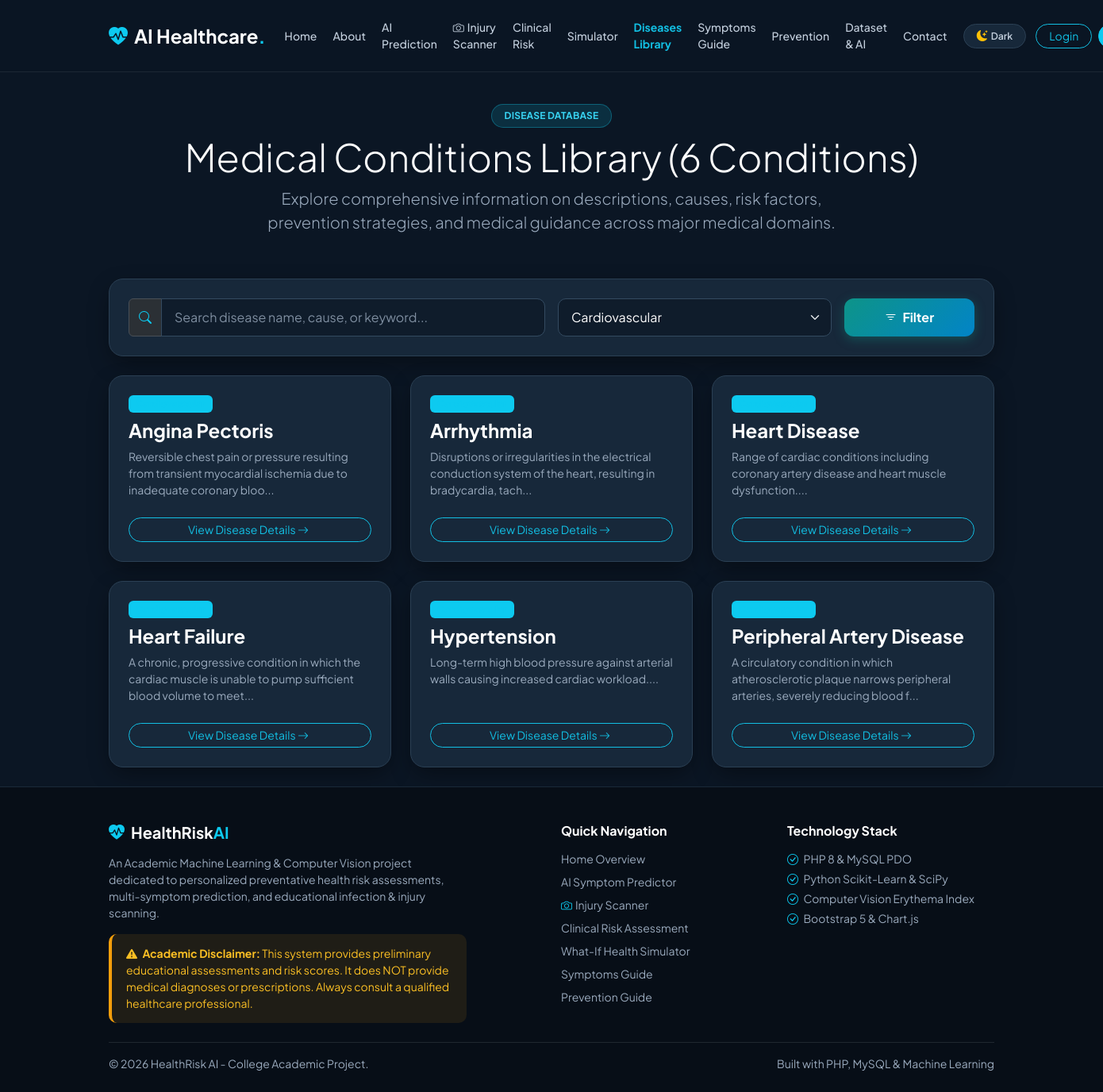
The page /diseases.php?category=Cardiovascular on the database its author committed.
### tables this page shows
CREATE TABLE `diseases` (
  `id` INT AUTO_INCREMENT PRIMARY KEY,
  `name` VARCHAR(100) NOT NULL UNIQUE,
  `category` VARCHAR(100) NOT NULL,
  `short_description` TEXT NOT NULL,
  `causes` TEXT NOT NULL,
  `risk_factors` TEXT NOT NULL,
  `prevention` TEXT NOT NULL,
  `management` TEXT NOT NULL,
  `when_to_seek_care` TEXT NOT NULL,
  INDEX `idx_diseases_category` (`category`),
  INDEX `idx_diseases_name` (`name`)
);

### includes/functions.php (called while the page is built, shortened)
<?php
function sanitize($data) {
    return htmlspecialchars(trim($data), ENT_QUOTES, 'UTF-8');
}

### diseases.php (the view, shortened to what this page needs)
<?php
require_once __DIR__ . '/includes/header.php';
require_once __DIR__ . '/includes/functions.php';
$pdo = get_db_connection();
$search = isset($_GET['search']) ? trim($_GET['search']) : '';
$category = isset($_GET['category']) ? trim($_GET['category']) : '';
$diseases = [];
$categories = [];
if ($pdo) {
    try {
        $cat_stmt = $pdo->query("SELECT DISTINCT category FROM diseases ORDER BY category ASC");
        $categories = $cat_stmt->fetchAll(PDO::FETCH_COLUMN);
        $sql = "SELECT * FROM diseases WHERE 1=1";
        $params = [];
        if ($category !== '') {
            $sql .= " AND category = ?";
            $params[] = $category;
        }
        $sql .= " ORDER BY name ASC";
        $stmt = $pdo->prepare($sql);
        $stmt->execute($params);
        $diseases = $stmt->fetchAll();
    } catch (PDOException $e) {
        $diseases = [];
    }
}
?>
<div class="row py-3">
    <div class="col-lg-12 text-center mb-4">
        <span class="badge hero-badge px-3 py-2 rounded-pill fw-bold mb-2">DISEASE DATABASE</span>
        <h1 class="display-5 fw-extrabold mb-2">Medical Conditions Library (<?= count($diseases) ?> Conditions)</h1>
        <p class="lead text-muted mx-auto" style="max-width: 750px;">
            Explore comprehensive information on descriptions, causes, risk factors, prevention strategies, and medical guidance across major medical domains.
        </p>
    </div>
</div>
<div class="card-custom p-4 mb-4">
    <form method="GET" action="diseases.php" class="row g-3 align-items-center">
        <div class="col-md-6">
            <div class="input-group">
                <span class="input-group-text bg-card-subtle text-info border"><i class="bi bi-search"></i></span>
                <input type="text" name="search" class="form-control" placeholder="Search disease name, cause, or keyword..." value="<?= sanitize($search) ?>">
            </div>
        </div>
        <div class="col-md-4">
            <select name="category" class="form-select">
                <?php foreach ($categories as $cat): ?>
                    <option value="<?= sanitize($cat) ?>" <?= $category === $cat ? 'selected' : '' ?>><?= sanitize($cat) ?></option>
                <?php endforeach; ?>
            </select>
        </div>
        <div class="col-md-2">
            <button type="submit" class="btn btn-primary-custom w-100"><i class="bi bi-filter me-1"></i> Filter</button>
        </div>
    </form>
</div>
<div class="row g-4">
    <?php if (!empty($diseases)): ?>
        <?php foreach ($diseases as $d): ?>
            <div class="col-md-6 col-lg-4">
                <div class="card-custom p-4 h-100 d-flex flex-column justify-content-between">
                    <div>
                        <div class="d-flex justify-content-between align-items-start mb-2">
                            <span class="badge bg-info bg-opacity-20 text-info border border-info border-opacity-25"><?= sanitize($d['category']) ?></span>
                        </div>
                        <h4 class="fw-bold mb-2"><?= sanitize($d['name']) ?></h4>
                        <p class="small text-muted mb-3" style="min-height: 60px;">
                            <?= sanitize(substr($d['short_description'], 0, 110)) ?>...
                        </p>
                    </div>
                    <a href="disease_detail.php?id=<?= $d['id'] ?>" class="btn btn-outline-info rounded-pill btn-sm w-100 mt-2">
                        View Disease Details <i class="bi bi-arrow-right me-1"></i>
                    </a>
                </div>
            </div>
        <?php endforeach; ?>
    <?php endif; ?>
</div>
<?php
require_once __DIR__ . '/includes/footer.php';
?>

### assets/css/style.css (style rules this page uses)
:root, [data-theme="dark"], [data-bs-theme="dark"] { --accent-primary: #12bfe3; --accent-primary-hover: #0aa6c5; --accent-secondary: #0d9488; --accent-secondary-hover: #0f766e; --accent-teal: #0d9488; --accent-teal-hover: #0f766e; --accent-cyan: #12bfe3; --accent-cyan-hover: #0aa6c5; --accent-blue: #0284c7; --accent-amber: #f59e0b; --accent-rose: #f43f5e; --accent-green: #10b981; --color-danger: #ef4444; --color-warning: #f59e0b; --color-success: #10b981; --color-info: #12bfe3; --accent: #12bfe3; --accent-dark: #0aa6c5; --button-text: #ffffff; --bg-primary: #0b1624; --bg-secondary: #111f30; --bg-card: #17283a; --bg-card-hover: #1c2e42; --bg-card-subtle: #0f1c2b; --bg-input: #0f1c2b; --text-input: #ffffff; --bg-body: #0b1624; --bg-main: #0b1624; --bg-surface: #111f30; --card-bg: #17283a; --card-border: #2b4054; --border-color: #2b4054; --border-subtle: rgba(255, 255, 255, 0.08); --border-card: #2b4054; --border-input: #334a60; --border-focus: #12bfe3; --text-primary: #ffffff; --text-heading: #ffffff; --text-secondary: #c3cfdd; --text-main: #c3cfdd; --text-muted: #9aaabd; --navbar-bg: rgba(11, 22, 36, 0.94); --navbar-text: #c3cfdd; --footer-bg: #070e17; --footer-heading: #ffffff; --footer-text: #9aaabd; --footer-border: #1a2938; --hero-bg: linear-gradient(135deg, #0b1624 0%, #17283a 55%, #0f3545 100%); --hero-gradient: linear-gradient(135deg, #0b1624 0%, #17283a 55%, #0f3545 100%); --hero-heading: #ffffff; --hero-text: #c3cfdd; --hero-badge-bg: rgba(18, 191, 227, 0.15); --hero-badge-text: #38d3f2; --hero-badge-border: rgba(18, 191, 227, 0.35); --hero-btn-sec-color: #ffffff; --hero-btn-sec-border: rgba(255, 255, 255, 0.35); --hero-btn-sec-hover: rgba(255, 255, 255, 0.12); --shadow: rgba(0, 0, 0, 0.3); --shadow-sm: 0 2px 8px rgba(0, 0, 0, 0.3); --shadow-md: 0 6px 20px rgba(0, 0, 0, 0.4); --shadow-lg: 0 12px 36px rgba(0, 0, 0, 0.55); --shadow-card: 0 10px 30px -5px rgba(0, 0, 0, 0.45); --shadow-elevated: 0 20px 40px -10px rgba(0, 0, 0, 0.6); --tile-bg-unselected: #111f30; --tile-border-unselected: #1f3347; --tile-text-unselected: #9aaabd; --tile-hover-bg: #17283a; --tile-hover-border: #334a60; --tile-bg-selected: linear-gradient(135deg, #0f4c5c 0%, #0c3852 100%); --tile-border-selected: #12bfe3; --tile-text-selected: #ffffff; --tile-shadow-selected: 0 8px 24px -4px rgba(18, 191, 227, 0.4), inset 0 1px 0 rgba(255, 255, 255, 0.35); --tile-indicator-bg: #12bfe3; --tile-indicator-color: #0b1624; }
body { font-family: 'Plus Jakarta Sans', -apple-system, BlinkMacSystemFont, sans-serif; background-color: var(--bg-main); color: var(--text-main); display: flex; flex-direction: column; min-height: 100vh; transition: background-color 0.25s ease, color 0.25s ease; }
h1, h2, h3, h4, h5, h6, .text-heading { color: var(--text-heading); transition: color 0.2s ease; }
.text-muted { color: var(--text-muted) !important; }
.card-custom { background: var(--bg-card); border: 1px solid var(--border-card); border-radius: 18px; box-shadow: var(--shadow-card); color: var(--text-main); transition: transform 0.25s ease, box-shadow 0.25s ease, background-color 0.25s ease, border-color 0.25s ease; }
.hero-badge { background: var(--hero-badge-bg) !important; color: var(--hero-badge-text) !important; border: 1px solid var(--hero-badge-border) !important; font-weight: 700; letter-spacing: 0.02em; }
.form-control, .form-select { background-color: var(--bg-input) !important; border: 1px solid var(--border-input) !important; color: var(--text-heading) !important; border-radius: 10px; padding: 11px 16px; transition: all 0.2s ease; }
.form-control::placeholder { color: var(--text-muted) !important; opacity: 0.8; }
.form-select option { background-color: var(--bg-card); color: var(--text-heading); }
.btn-primary-custom { background: linear-gradient(135deg, #0d9488 0%, #0284c7 100%); color: #ffffff !important; font-weight: 700; border-radius: 12px; border: none; padding: 12px 28px; box-shadow: 0 4px 14px rgba(13, 148, 136, 0.35); transition: all 0.25s ease; }
.btn-outline-info { border-color: var(--accent-cyan) !important; color: var(--accent-cyan) !important; }

### rows shown on the page
diseases: name "Angina Pectoris", short_description "Reversible chest pain or pressure resulting from transient myocardial ischemia due to inadequate coronary bloo"
diseases: name "Arrhythmia", short_description "Disruptions or irregularities in the electrical conduction system of the heart, resulting in bradycardia, tach"
diseases: name "Heart Disease", short_description "Range of cardiac conditions including coronary artery disease and heart muscle dysfunction."
diseases: name "Heart Failure", short_description "A chronic, progressive condition in which the cardiac muscle is unable to pump sufficient blood volume to meet"
diseases: name "Hypertension", short_description "Long-term high blood pressure against arterial walls causing increased cardiac workload."
diseases: name "Peripheral Artery Disease", short_description "A circulatory condition in which atherosclerotic plaque narrows peripheral arteries, severely reducing blood f"

### other values the page prints
count($diseases) "6"
form field category "Cardiovascular"
